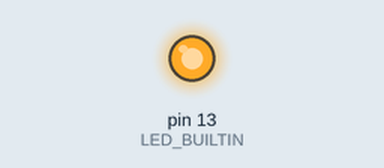
A sketch run on a simulated Arduino Uno, built with avr-gcc and run on an emulated ATmega328P. On the bench: output pins drawn as LEDs (lit = HIGH).

Above: at 5.2 s.
At 15.7 s:
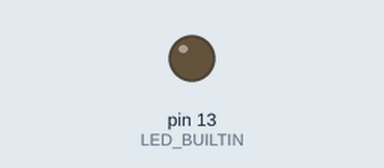
Timing chart, 0 to 27.3 s (numbered marks = the images above):
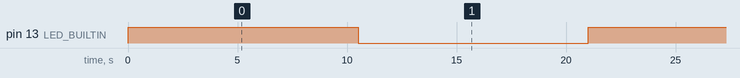

Measured:
- by itself, pin 13 (LED_BUILTIN): alternates HIGH for 10.5 s and LOW for 10.5 s

The sketch:

sleep_test.ino
```cpp
#include <JeeLib.h>
ISR(WDT_vect) { Sleepy::watchdogEvent(); } // Setup the watchdog

void setup() {
  pinMode(LED_BUILTIN, OUTPUT);
}

boolean led = true;
void loop() {
  digitalWrite(LED_BUILTIN, led);
  delay(500);
  Sleepy::loseSomeTime(10000);
  led = !led;
}
```
